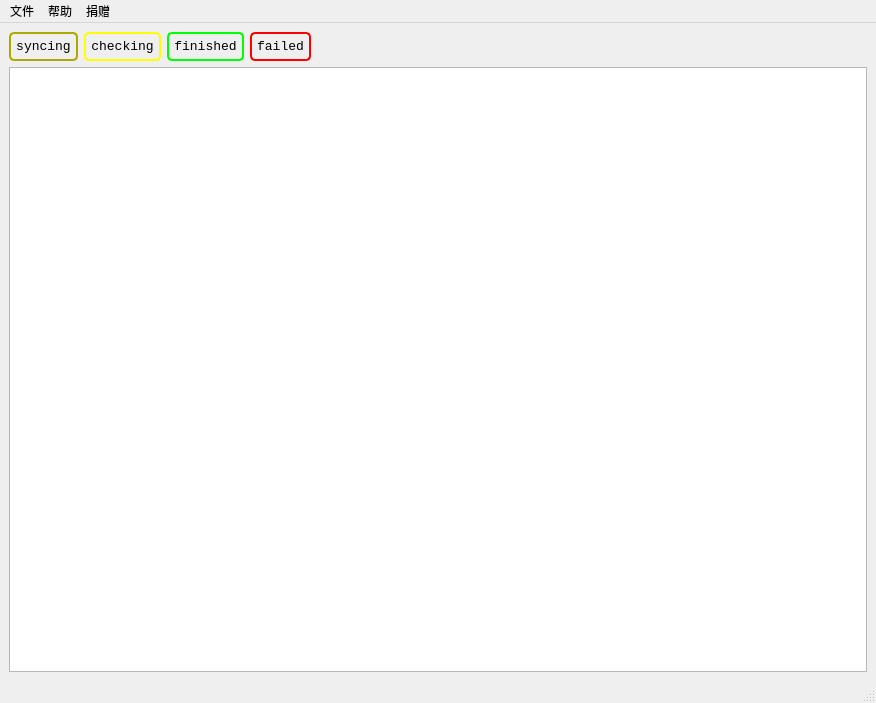
<?xml version="1.0" encoding="UTF-8"?>
<ui version="4.0">
 <class>MainWindow</class>
 <widget class="QMainWindow" name="MainWindow">
  <property name="geometry">
   <rect>
    <x>0</x>
    <y>0</y>
    <width>876</width>
    <height>703</height>
   </rect>
  </property>
  <property name="windowTitle">
   <string>MainWindow</string>
  </property>
  <widget class="QWidget" name="centralwidget">
   <layout class="QGridLayout" name="gridLayout">
    <item row="0" column="0">
     <layout class="QVBoxLayout" name="verticalLayout">
      <item>
       <layout class="QHBoxLayout" name="horizontalLayout">
        <item>
         <widget class="QPushButton" name="pushButtonFilterSyncing">
          <property name="font">
           <font>
            <family>Consolas</family>
            <pointsize>10</pointsize>
           </font>
          </property>
          <property name="styleSheet">
           <string notr="true">QPushButton {	
	border:2px solid rgb(170, 170, 0);
	border-radius:5px;
	padding:5px;
}
QPushButton:checked {
	background-color:rgb(170, 170, 0);
}
</string>
          </property>
          <property name="text">
           <string>syncing</string>
          </property>
          <property name="checkable">
           <bool>true</bool>
          </property>
          <property name="flat">
           <bool>true</bool>
          </property>
         </widget>
        </item>
        <item>
         <widget class="QPushButton" name="pushButtonFilterChecking">
          <property name="font">
           <font>
            <family>Consolas</family>
            <pointsize>10</pointsize>
           </font>
          </property>
          <property name="styleSheet">
           <string notr="true">QPushButton {	
	border:2px solid rgb(255,255,0);
	border-radius:5px;
	padding:5px;
}
QPushButton:checked {
	background-color:rgb(255,255,0);
}
</string>
          </property>
          <property name="text">
           <string>checking</string>
          </property>
          <property name="checkable">
           <bool>true</bool>
          </property>
          <property name="flat">
           <bool>true</bool>
          </property>
         </widget>
        </item>
        <item>
         <widget class="QPushButton" name="pushButtonFilterFinished">
          <property name="font">
           <font>
            <family>Consolas</family>
            <pointsize>10</pointsize>
           </font>
          </property>
          <property name="styleSheet">
           <string notr="true">QPushButton {	
	border:2px solid rgb(0,255,0);
	border-radius:5px;
	padding:5px;
}
QPushButton:checked {
	background-color:rgb(0,255,0);
}
</string>
          </property>
          <property name="text">
           <string>finished</string>
          </property>
          <property name="checkable">
           <bool>true</bool>
          </property>
          <property name="flat">
           <bool>true</bool>
          </property>
         </widget>
        </item>
        <item>
         <widget class="QPushButton" name="pushButtonFilterFailed">
          <property name="font">
           <font>
            <family>Consolas</family>
            <pointsize>10</pointsize>
           </font>
          </property>
          <property name="styleSheet">
           <string notr="true">QPushButton {	
	border:2px solid rgb(255,0,0);
	border-radius:5px;
	padding:5px;
}
QPushButton:checked {
	background-color:rgb(255,0,0);
}
</string>
          </property>
          <property name="text">
           <string>failed</string>
          </property>
          <property name="checkable">
           <bool>true</bool>
          </property>
          <property name="flat">
           <bool>true</bool>
          </property>
         </widget>
        </item>
        <item>
         <spacer name="horizontalSpacer">
          <property name="orientation">
           <enum>Qt::Horizontal</enum>
          </property>
          <property name="sizeHint" stdset="0">
           <size>
            <width>40</width>
            <height>20</height>
           </size>
          </property>
         </spacer>
        </item>
       </layout>
      </item>
      <item>
       <widget class="QListView" name="listView"/>
      </item>
     </layout>
    </item>
   </layout>
  </widget>
  <widget class="QMenuBar" name="menubar">
   <property name="geometry">
    <rect>
     <x>0</x>
     <y>0</y>
     <width>876</width>
     <height>33</height>
    </rect>
   </property>
   <property name="font">
    <font>
     <family>Microsoft YaHei UI</family>
     <pointsize>9</pointsize>
    </font>
   </property>
   <widget class="QMenu" name="menuFile">
    <property name="geometry">
     <rect>
      <x>617</x>
      <y>406</y>
      <width>213</width>
      <height>108</height>
     </rect>
    </property>
    <property name="font">
     <font>
      <family>Microsoft YaHei UI</family>
      <pointsize>9</pointsize>
     </font>
    </property>
    <property name="title">
     <string>文件</string>
    </property>
    <addaction name="actionexit"/>
   </widget>
   <widget class="QMenu" name="menuHelp">
    <property name="geometry">
     <rect>
      <x>745</x>
      <y>406</y>
      <width>213</width>
      <height>72</height>
     </rect>
    </property>
    <property name="title">
     <string>帮助</string>
    </property>
   </widget>
   <widget class="QMenu" name="menuDonate">
    <property name="geometry">
     <rect>
      <x>0</x>
      <y>0</y>
      <width>213</width>
      <height>72</height>
     </rect>
    </property>
    <property name="font">
     <font>
      <family>Microsoft YaHei UI</family>
      <pointsize>9</pointsize>
     </font>
    </property>
    <property name="title">
     <string>捐赠</string>
    </property>
   </widget>
   <addaction name="menuFile"/>
   <addaction name="menuHelp"/>
   <addaction name="menuDonate"/>
  </widget>
  <widget class="QStatusBar" name="statusbar"/>
  <action name="actionexit">
   <property name="text">
    <string>exit</string>
   </property>
  </action>
 </widget>
 <resources/>
 <connections/>
</ui>
